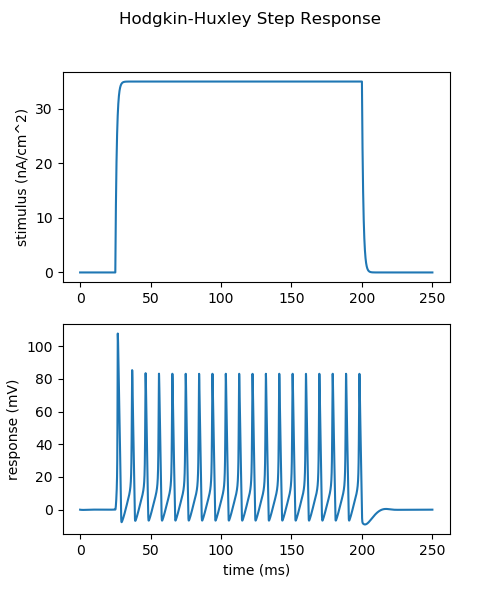

The Python source for this figure:
import matplotlib
matplotlib.use('agg')

import matplotlib.pyplot as plt
from hodhux import HodHux
import stimulus as stim

import numpy as np

def sim():
    DC = 35
    t_i_start = 25
    t_i_stop = 200
    t_end = 250
    Itau = 1
    dt = 0.025
    V0 = 0
 
    hh = HodHux()

    I = stim.step(t_i_start, t_i_stop, t_end, DC, dt)

    if Itau:
        I = stim.filter_I_tau(I, Itau, dt)

    V = hh.simulate(I, dt, V0)
    t = np.arange(0.0, t_end, dt)

    fig, (ax1,ax2) = plt.subplots(2, 1, figsize=(5,6))
    ax1.plot(t, I)
    ax1.set_ylabel('stimulus (nA/cm^2)')
    
    ax2.plot(t, V)
    ax2.set_xlabel('time (ms)')
    ax2.set_ylabel('response (mV)')

    plt.suptitle('Hodgkin-Huxley Step Response')
    plt.show()
    plt.savefig('example.png')


if __name__ == "__main__": sim()
